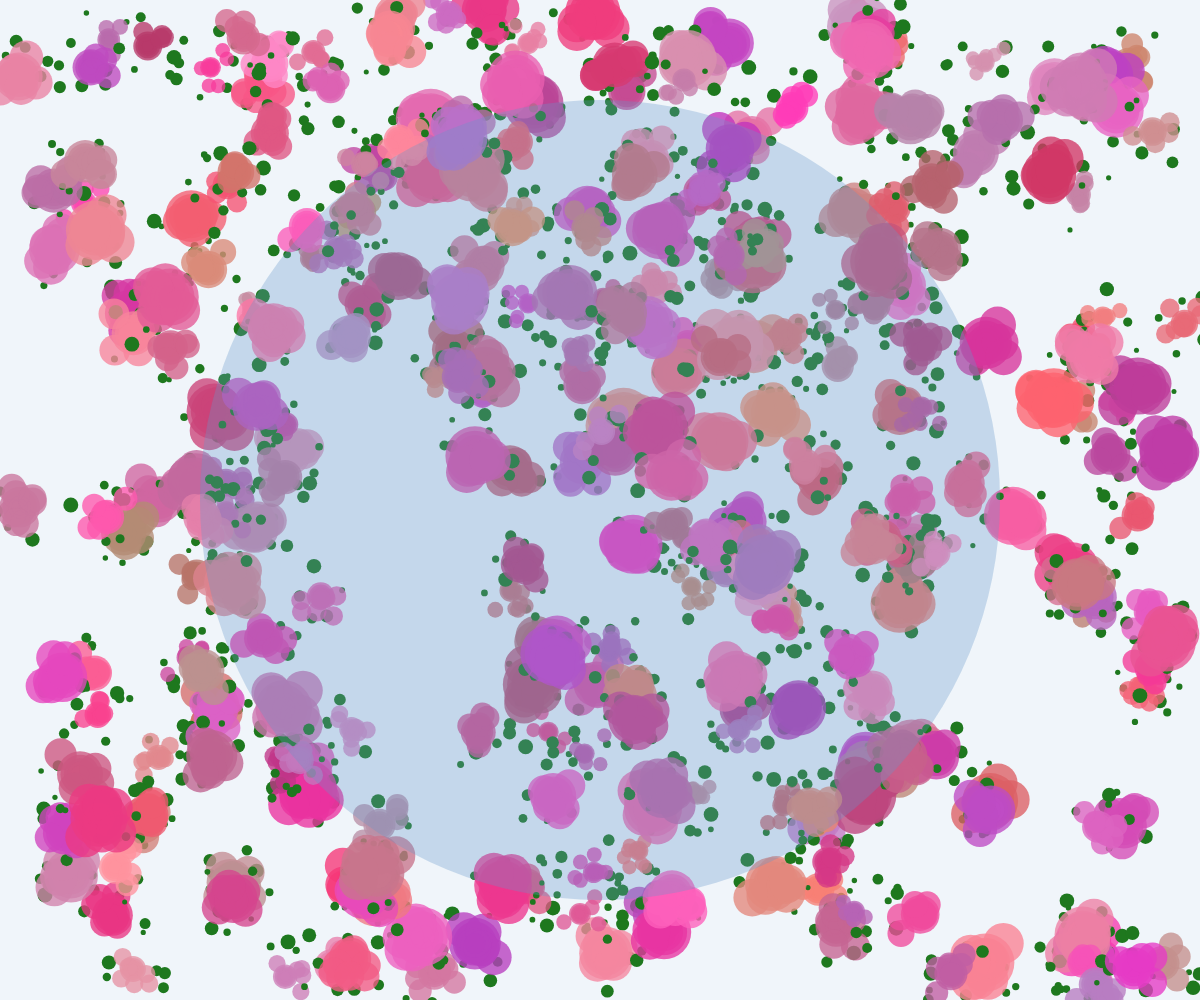
Frame 1 (no input)
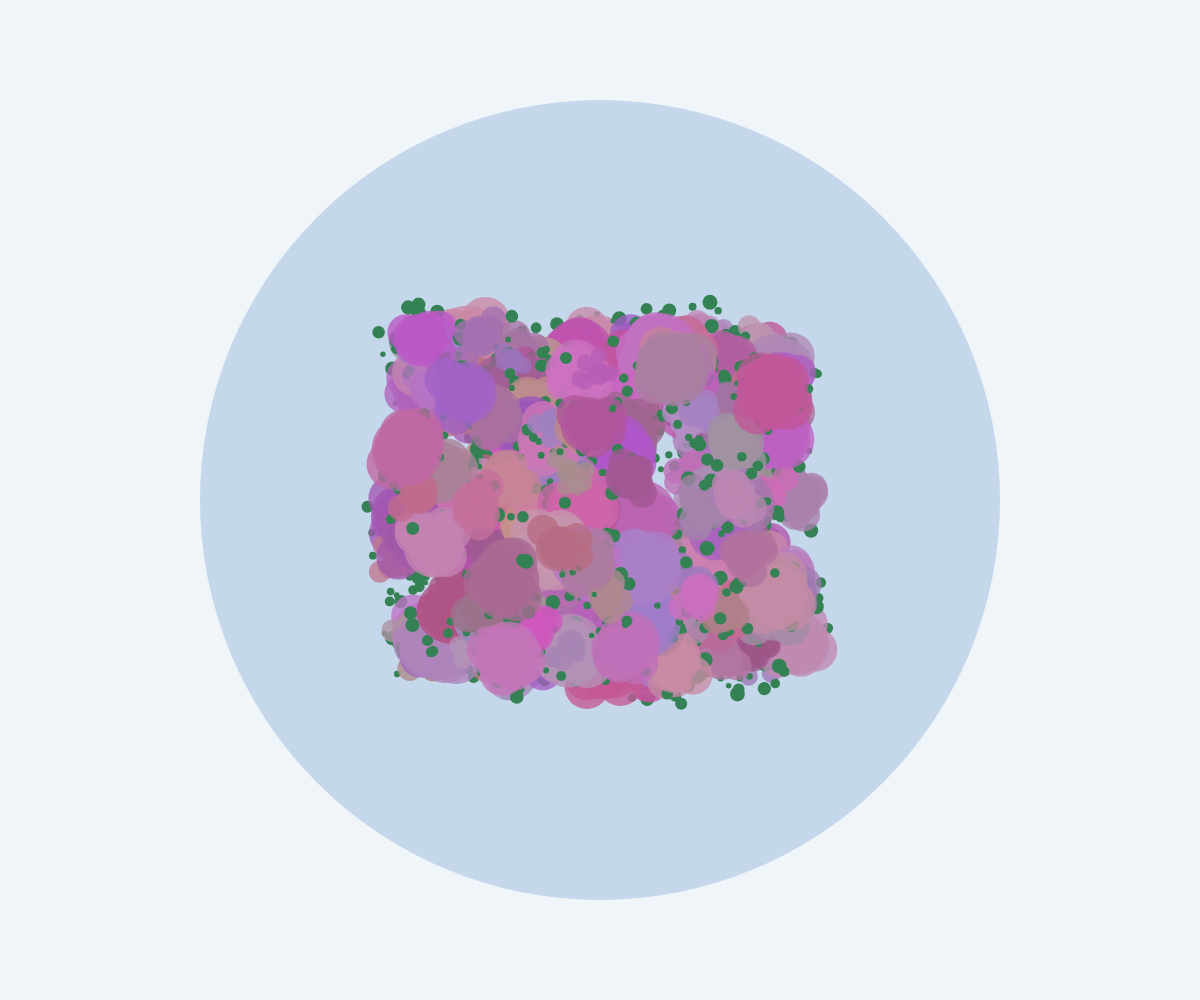
Frame 60 (no input)
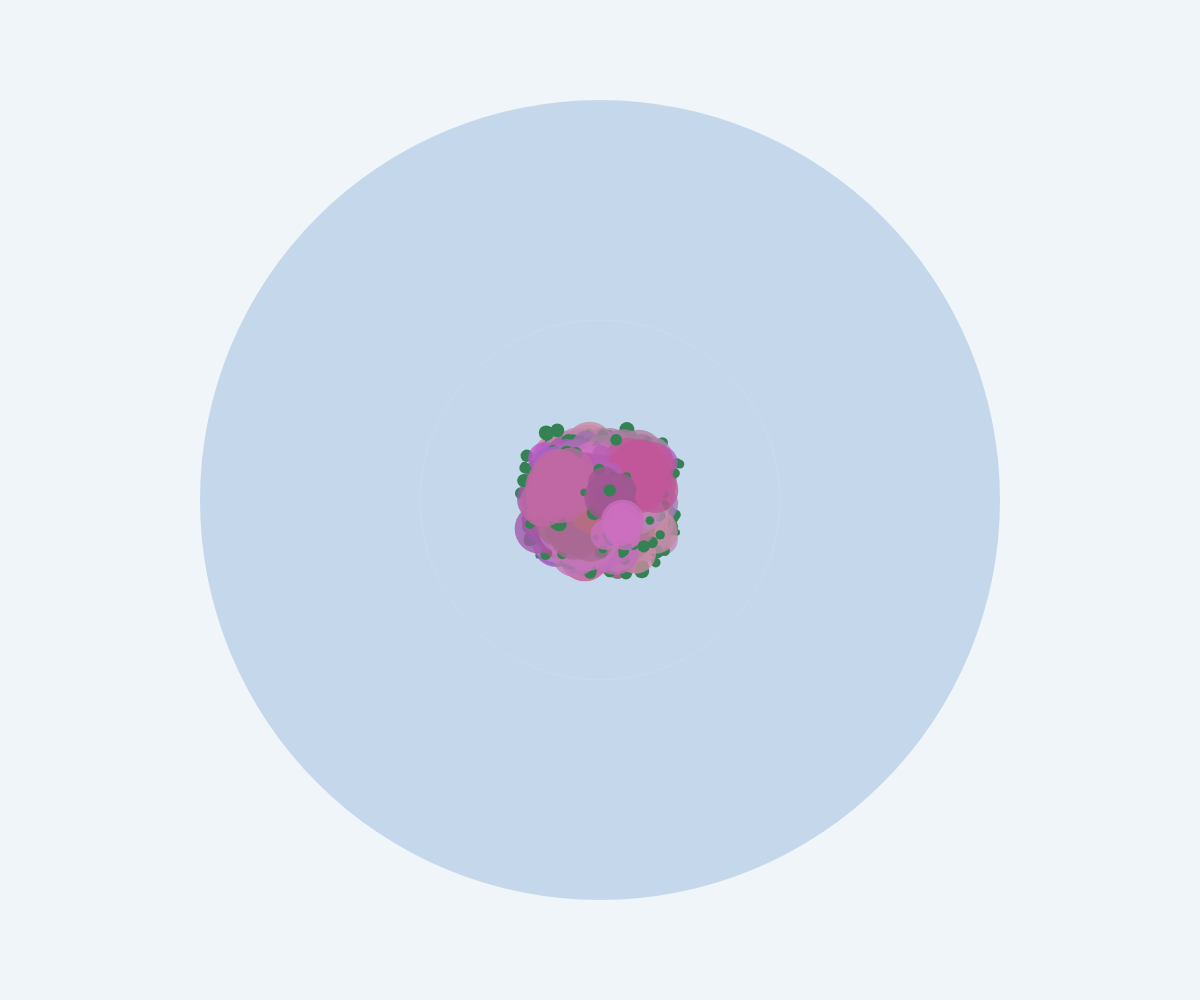
Frame 120 (the mouse pressed at the canvas centre since frame 60)

The p5.js sketch that drew these frames (run headless with seeded random() and noise() and a simulated clock; from frame 60 on, the mouse is pressed at the canvas centre):

// p5.js sketch
// ── sketch.js
let blooms = [];
let waterPatch;
let ripples = [];
let isRippling = false;

class Bloom {
  constructor(x, y) {
    this.x = x;
    this.y = y;
    this.size = random(20, 60);
    this.color = color(random(180, 255), random(50, 150), random(100, 200), 200);
    this.originalColor = this.color;
    this.vx = 0;
    this.vy = 0;
    this.pulse = 0;
    this.pulseSpeed = random(0.005, 0.02);
    this.pulseDirection = 1;
    this.foliage = [];
    this.initFoliage();
    this.waveOffset = random(TWO_PI);
    this.clusterSize = random(3, 7);
    this.clusterOffset = [];
    for (let i = 0; i < this.clusterSize; i++) {
      this.clusterOffset.push({
        x: random(-20, 20),
        y: random(-20, 20)
      });
    }
  }

  initFoliage() {
    for (let i = 0; i < 5; i++) {
      this.foliage.push({
        angle: random(TWO_PI),
        distance: random(20, 40),
        size: random(5, 15)
      });
    }
  }

  update(time) {
    let wave = sin(time * 0.005 + this.waveOffset) * 0.5;
    this.x += wave * 0.5;
    
    let dx = (windowWidth / 2 - this.x) * 0.02;
    let dy = (windowHeight / 2 - this.y) * 0.02;

    this.vx += dx;
    this.vy += dy;

    this.vx += random(-0.05, 0.05);
    this.vy += random(-0.05, 0.05);

    this.x += this.vx;
    this.y += this.vy;

    this.vx *= 0.98;
    this.vy *= 0.98;

    this.pulse += this.pulseSpeed * this.pulseDirection;
    if (this.pulse > 1 || this.pulse < 0) {
      this.pulseDirection *= -1;
    }

    // Boundary check and bounce
    if (this.x < 0 || this.x > windowWidth) {
      this.vx *= -0.8;
      this.x = constrain(this.x, 0, windowWidth);
    }
    if (this.y < 0 || this.y > windowHeight) {
      this.vy *= -0.8;
      this.y = constrain(this.y, 0, windowHeight);
    }
  }

  display() {
    push();
    translate(this.x, this.y);

    // Draw foliage
    for (let f of this.foliage) {
      let fx = cos(f.angle) * f.distance;
      let fy = sin(f.angle) * f.distance;
      fill(30, 120, 30);
      noStroke();
      ellipse(fx, fy, f.size, f.size);
    }

    // Draw bloom with pulsing effect
    let pulseSize = this.size * (1 + this.pulse * 0.3);
    fill(this.originalColor);
    noStroke();

    for (let i = 0; i < 5; i++) {
      let layerSize = pulseSize * (1 - i * 0.15);
      ellipse(0, 0, layerSize, layerSize);
    }

    pop();
    
    // Draw cluster blooms
    for (let i = 0; i < this.clusterSize; i++) {
      push();
      translate(this.x + this.clusterOffset[i].x, this.y + this.clusterOffset[i].y);
      
      let pulseSize = this.size * (1 + this.pulse * 0.3) * 0.7;
      fill(this.originalColor);
      noStroke();
      ellipse(0, 0, pulseSize, pulseSize);
      
      pop();
    }
  }
}

function setup() {
  createCanvas(windowWidth, windowHeight);
  noStroke();

  waterPatch = {x: windowWidth / 2, y: windowHeight / 2, radius: windowHeight * 0.4};

  for (let i = 0; i < 300; i++) {
    let x = random(width);
    let y = random(height);
    blooms.push(new Bloom(x, y));
  }
}

function draw() {
  background(240, 245, 250);

  // Update and display all blooms
  for (let bloom of blooms) {
    bloom.update(frameCount);
    bloom.display();
  }

  // Draw water patch with reflective effect
  fill(100, 150, 200, 80);
  noStroke();
  ellipse(waterPatch.x, waterPatch.y, waterPatch.radius * 2, waterPatch.radius * 2);

  // Draw ripples if any
  for (let i = ripples.length - 1; i >= 0; i--) {
    let ripple = ripples[i];
    ripple.radius += ripple.speed;
    ripple.alpha -= 2;
    
    if (ripple.alpha <= 0) {
      ripples.splice(i, 1);
    } else {
      stroke(255, 255, 255, ripple.alpha);
      noFill();
      ellipse(ripple.x, ripple.y, ripple.radius * 2);
    }
  }
}

function mousePressed() {
  // Only start ripples if not already rippling
  if (ripples.length === 0) {
    isRippling = true;
    ripples.push({
      x: windowWidth / 2,
      y: windowHeight / 2,
      radius: 0,
      speed: 3,
      alpha: 150
    });
  }
}

function windowResized() {
  resizeCanvas(windowWidth, windowHeight);
}
